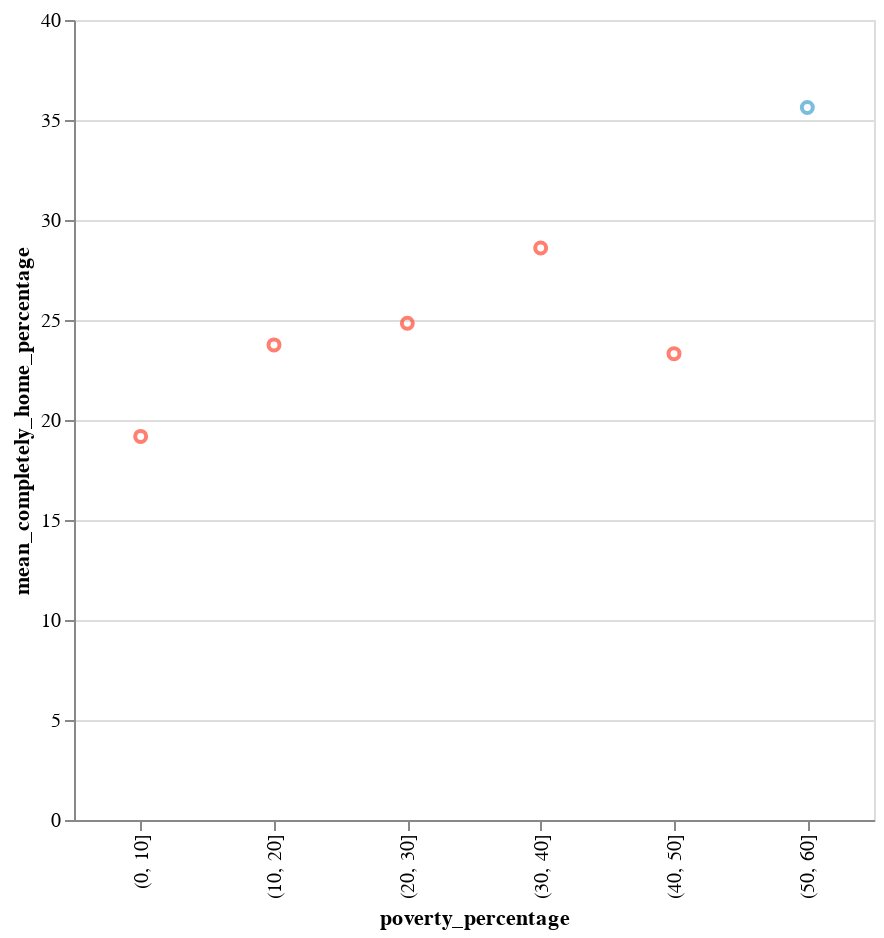

Notebook code cell kept with this figure:
### Code cell
# 
alt.Chart(temp).mark_point().encode(
    alt.X('poverty_percentage:N'),
    alt.Y('mean_completely_home_percentage'),
    color = alt.Color('color',scale=None),
    tooltip=[alt.Tooltip('poverty_percentage'),
             alt.Tooltip('mean_completely_home_percentage')]
).properties(width=400, height=400).interactive()

### Figure 1 — Vega-Lite specification as saved in the notebook (floating-point values rounded to 4 significant figures)
{"config": {"view": {"continuousWidth": 400, "continuousHeight": 300}}, "data": {"name": "data-10a70969cc6976134ad802bb131ee8c1"}, "mark": "point", "encoding": {"color": {"type": "nominal", "field": "color", "scale": null}, "tooltip": [{"type": "nominal", "field": "poverty_percentage"}, {"type": "quantitative", "field": "mean_completely_home_percentage"}], "x": {"type": "nominal", "field": "poverty_percentage"}, "y": {"type": "quantitative", "field": "mean_completely_home_percentage"}}, "height": 400, "selection": {"selector002": {"type": "interval", "bind": "scales", "encodings": ["x", "y"]}}, "width": 400, "$schema": "https://vega.github.io/schema/vega-lite/v4.8.1.json", "datasets": {"data-10a70969cc6976134ad802bb131ee8c1": [{"poverty_percentage": "(0, 10]", "mean_completely_home_percentage": 19.18, "color": "#ff4833"}, {"poverty_percentage": "(10, 20]", "mean_completely_home_percentage": 23.75, "color": "#ff4833"}, {"poverty_percentage": "(20, 30]", "mean_completely_home_percentage": 24.84, "color": "#ff4833"}, {"poverty_percentage": "(30, 40]", "mean_completely_home_percentage": 28.6, "color": "#ff4833"}, {"poverty_percentage": "(40, 50]", "mean_completely_home_percentage": 23.32, "color": "#ff4833"}, {"poverty_percentage": "(50, 60]", "mean_completely_home_percentage": 35.62, "color": "#45a0d1"}, {"poverty_percentage": "(60, 70]", "mean_completely_home_percentage": null, "color": "#ff4833"}, {"poverty_percentage": "(70, 80]", "mean_completely_home_percentage": null, "color": "#ff4833"}, {"poverty_percentage": "(80, 90]", "mean_completely_home_percentage": null, "color": "#ff4833"}, {"poverty_percentage": "(90, 100]", "mean_completely_home_percentage": null, "color": "#ff4833"}]}}
